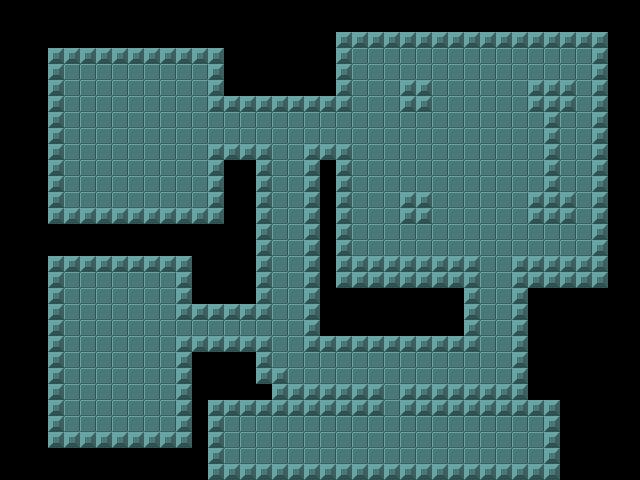

This is a level from a 2D game, rendered from its Tiled map with the project's own tilesets. A one-line summary and the map file follow, with tile-layer data summarised:
An orthogonal 40x30 tile map with 16x16 px tiles, 2 tile layers (walls, floor) and 32 objects (26x coin, 5x enemy, player).

<map version="1.2" tiledversion="1.2.4" orientation="orthogonal" renderorder="right-down" width="40" height="30" tilewidth="16" tileheight="16" infinite="0" nextlayerid="4" nextobjectid="39">
 <tileset firstgid="1" name="tiles" tilewidth="16" tileheight="16" tilecount="3" columns="3">
  <image source="tiles.png" width="48" height="16" />
 </tileset>
 <layer id="1" name="walls" width="40" height="30">
  <data>[1200 cells, 1165 non-empty, 2 distinct tile ids]</data>
 </layer>
 <layer id="3" name="floor" width="40" height="30">
  <data>[1200 cells, 1165 non-empty, 2 distinct tile ids]</data>
 </layer>
 <objectgroup id="2" name="entities">
  <object id="1" name="player" type="player" x="112" y="128" width="16" height="16" />
  <object id="8" name="coin" type="coin" x="176" y="96" width="16" height="16" />
  <object id="9" name="coin" type="coin" x="272" y="128" width="16" height="16" />
  <object id="10" name="coin" type="coin" x="272" y="192" width="16" height="16" />
  <object id="11" name="coin" type="coin" x="272" y="240" width="16" height="16" />
  <object id="12" name="coin" type="coin" x="272" y="288" width="16" height="16" />
  <object id="13" name="coin" type="coin" x="272" y="320" width="16" height="16" />
  <object id="14" name="coin" type="coin" x="224" y="320" width="16" height="16" />
  <object id="15" name="coin" type="coin" x="64" y="304" width="16" height="16" />
  <object id="16" name="coin" type="coin" x="80" y="320" width="16" height="16" />
  <object id="17" name="coin" type="coin" x="80" y="336" width="16" height="16" />
  <object id="18" name="coin" type="coin" x="64" y="368" width="16" height="16" />
  <object id="19" name="coin" type="coin" x="80" y="352" width="16" height="16" />
  <object id="20" name="coin" type="coin" x="320" y="432" width="16" height="16" />
  <object id="21" name="coin" type="coin" x="448" y="432" width="16" height="16" />
  <object id="22" name="coin" type="coin" x="480" y="144" width="16" height="16" />
  <object id="23" name="coin" type="coin" x="464" y="144" width="16" height="16" />
  <object id="24" name="coin" type="coin" x="464" y="160" width="16" height="16" />
  <object id="25" name="coin" type="coin" x="480" y="160" width="16" height="16" />
  <object id="26" name="coin" type="coin" x="384" y="160" width="16" height="16" />
  <object id="27" name="coin" type="coin" x="368" y="144" width="16" height="16" />
  <object id="28" name="coin" type="coin" x="384" y="144" width="16" height="16" />
  <object id="29" name="coin" type="coin" x="368" y="160" width="16" height="16" />
  <object id="30" name="coin" type="coin" x="496" y="240" width="16" height="16" />
  <object id="31" name="coin" type="coin" x="480" y="224" width="16" height="16" />
  <object id="32" name="coin" type="coin" x="496" y="224" width="16" height="16" />
  <object id="33" name="coin" type="coin" x="480" y="240" width="16" height="16" />
  <object id="34" name="enemy" type="enemy" x="288" y="240" width="16" height="16">
   <properties>
    <property name="etype" type="int" value="0" />
   </properties>
  </object>
  <object id="35" name="enemy" type="enemy" x="128" y="384" width="16" height="16">
   <properties>
    <property name="etype" type="int" value="0" />
   </properties>
  </object>
  <object id="36" name="enemy" type="enemy" x="384" y="368" width="16" height="16">
   <properties>
    <property name="etype" type="int" value="0" />
   </properties>
  </object>
  <object id="37" name="enemy" type="enemy" x="384" y="432" width="16" height="16">
   <properties>
    <property name="etype" type="int" value="1" />
   </properties>
  </object>
  <object id="38" name="enemy" type="enemy" x="416" y="224" width="16" height="16">
   <properties>
    <property name="etype" type="int" value="0" />
   </properties>
  </object>
 </objectgroup>
</map>
